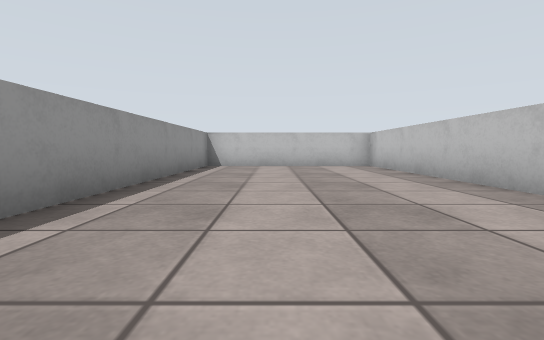
view 1 (above)

24 first-person views from a walk through a Gazebo world. The camera is 0.05 m above the floor, tilts 4° down and sees 85° across. The floor is counted in squares, 0.1 m on a side. Each view is taken from the middle of a square. On the plan, view 1 faces up. The plan holds only what a view shows up to about 9 squares ahead; the rest is blank. Surface patterns are stand-ins for the level's own textures.

view 2
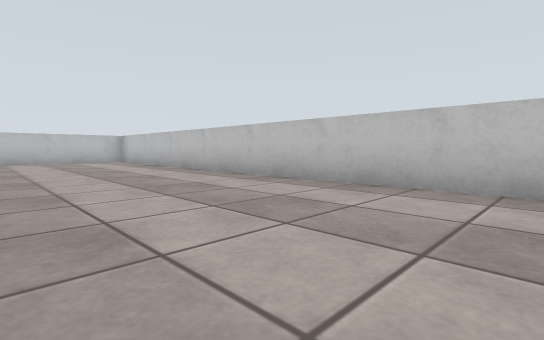

view 3
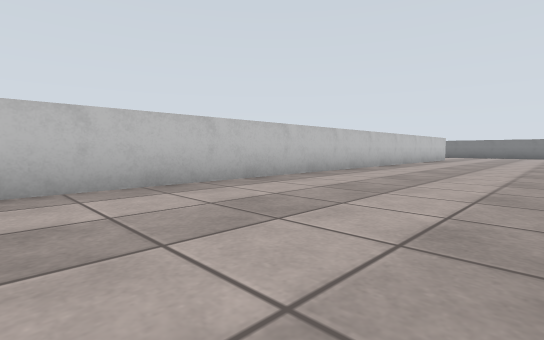

view 4
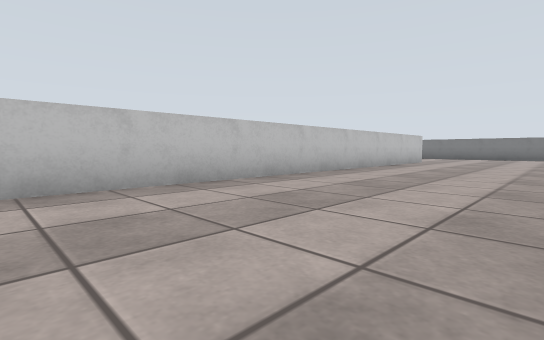

view 5
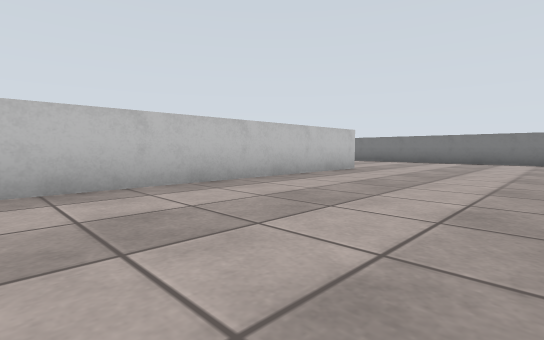

view 6
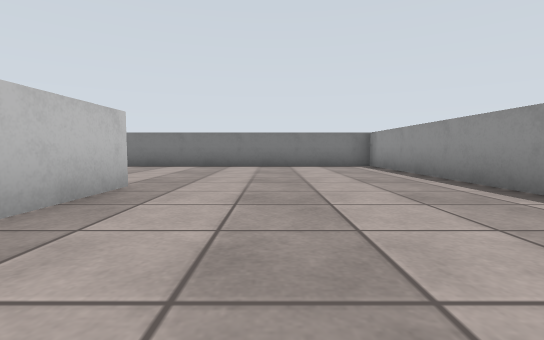

view 7
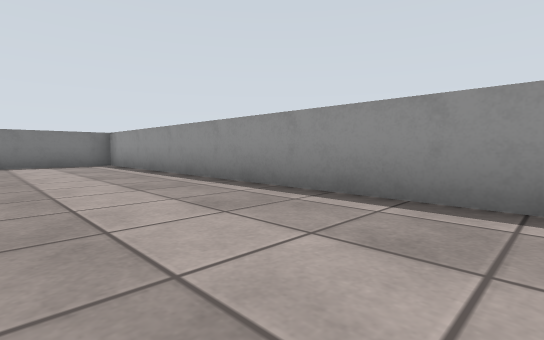

view 8
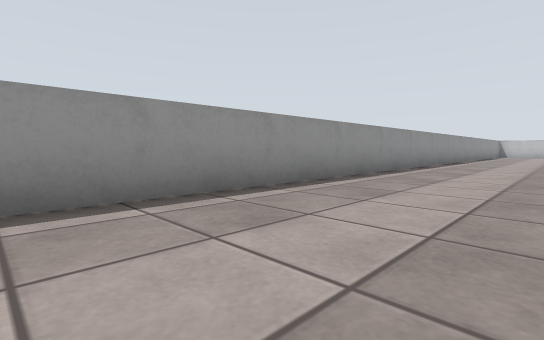

view 9
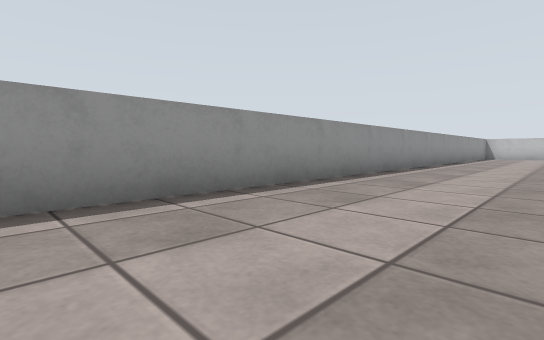

view 10
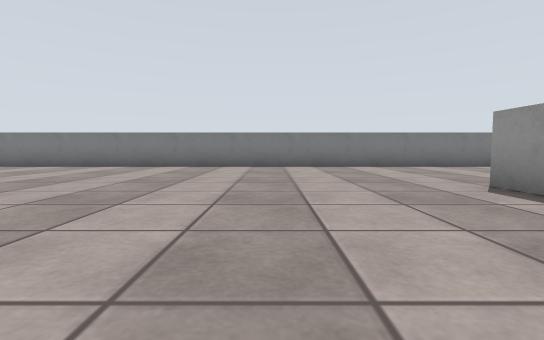

view 11
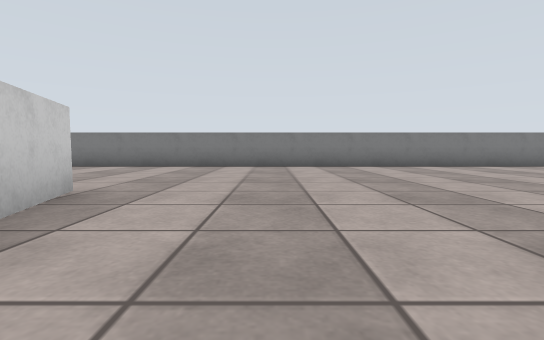

view 12
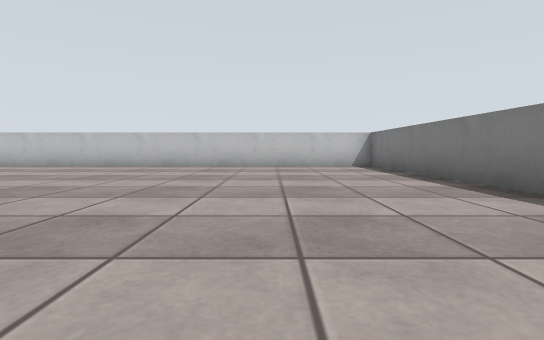

view 13
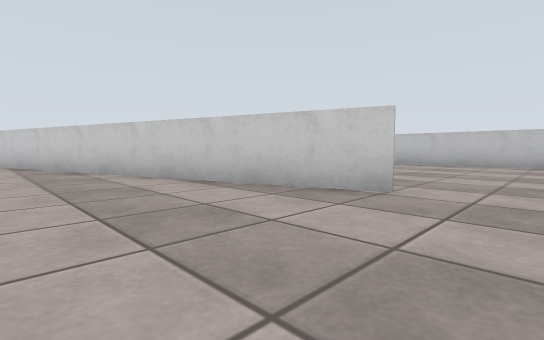

view 14
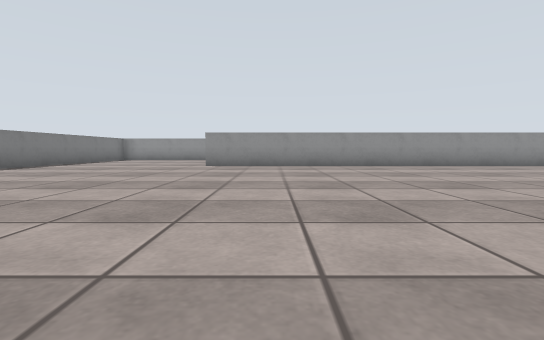

view 15
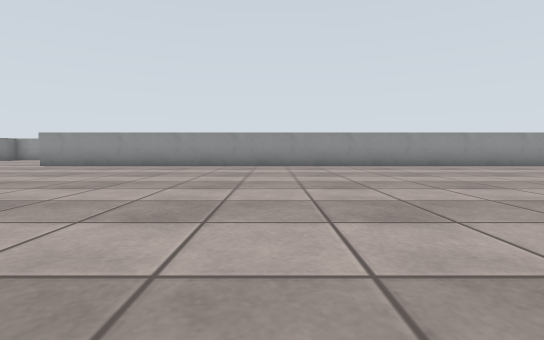

view 16
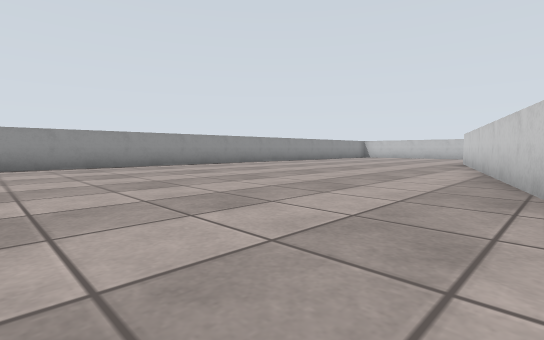

view 17
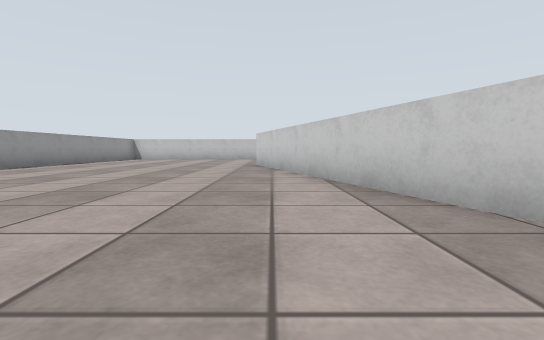

view 18
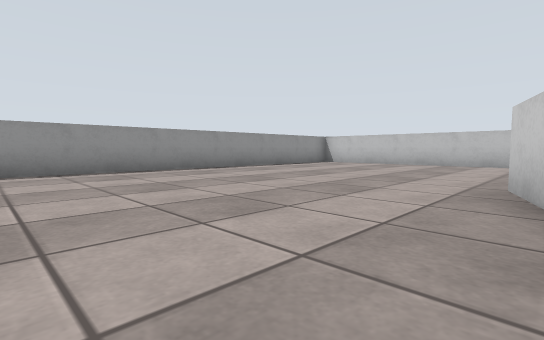

view 19
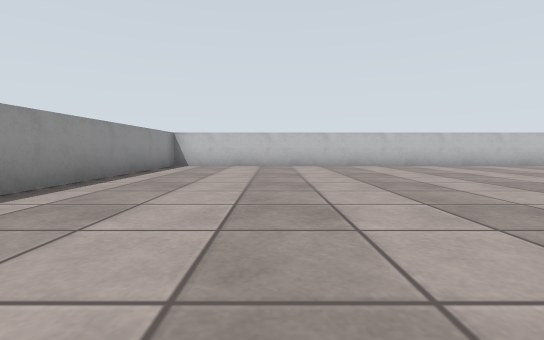

view 20
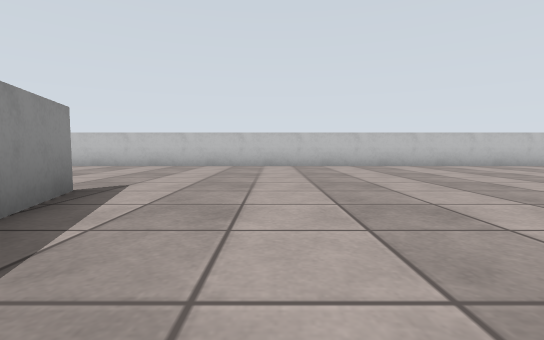

view 21
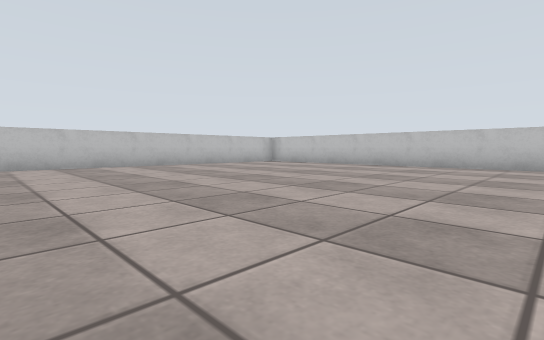

view 22
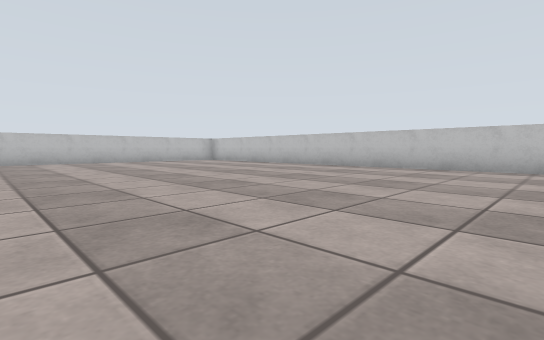

view 23
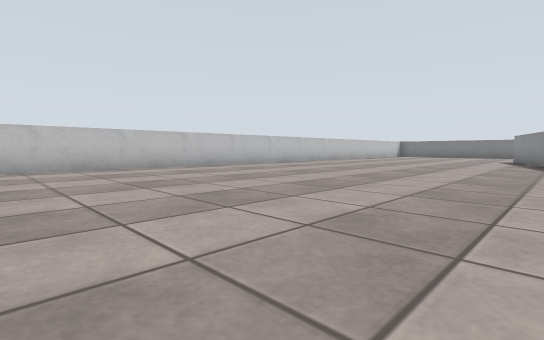

view 24
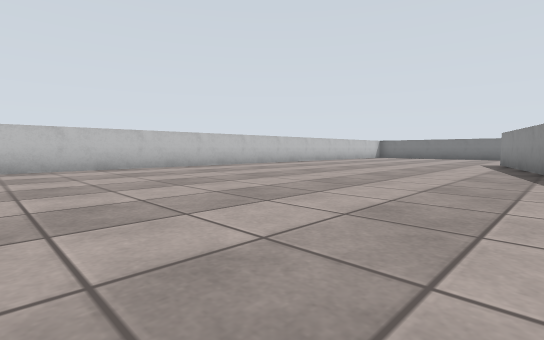

### Floor plan
Points are (right, up) in squares from view 1. A wall is a line through its corners. A room is listed if a view was taken in it or the views show most of it. See-through windows are left out.
Room 1 (views 1, 2, 3, 4, 5, 6, 7, 8, 9)
walls: (2.9, -16) (2.9, 9); (3.1, 8.9) (-1.9, 8.9) (-1.9, -21) (2.6, -21)
ways out: opening at (3, -18) to room 2
Room 2 (views 10, 11, 12, 13, 14, 15, 16, 17, 18, 19, 20, 21, 22, 23, 24)
walls: (11.9, -4.1) (9.5, 3.6); (14.3, -11.7) (15.5, -15.4); (15.4, -15.6) (12.5, -6); (9.6, 3.7) (10.1, 2); (2.6, -21) (22, -21) (22, 3.9); (20.2, 8.9) (3.1, 8.9); (3.1, 9) (3.1, -16)
ways out: opening at (3, -18) to room 1

Where each view was taken, in squares from view 1:
view 1: 0 up, 0 right, facing up
view 2: 3 down, 1 left, facing up-right
view 3: 1 down, 1 left, facing down-right
view 4: 4 down, 1 left, facing down-right
view 5: 9 down, 1 left, facing down-right
view 6: 12 down, 1 right, facing down
view 7: 11 down, 1 right, facing down-left
view 8: 13 down, 1 right, facing up-left
view 9: 9 down, 1 right, facing up-left
view 10: 12 down, 6 right, facing down
view 11: 12 down, 13 right, facing down
view 12: 18 down, 13 right, facing right
view 13: 17 down, 12 right, facing up-right
view 14: 14 down, 12 right, facing left
view 15: 9 down, 12 right, facing left
view 16: 8 down, 12 right, facing up-left
view 17: 6 down, 10 right, facing up
view 18: 1 down, 10 right, facing up-left
view 19: 0 up, 6 right, facing up
view 20: 0 up, 12 right, facing up
view 21: 0 up, 13 right, facing up-right
view 22: 3 down, 14 right, facing up-right
view 23: 1 down, 14 right, facing down-right
view 24: 4 down, 14 right, facing down-right
